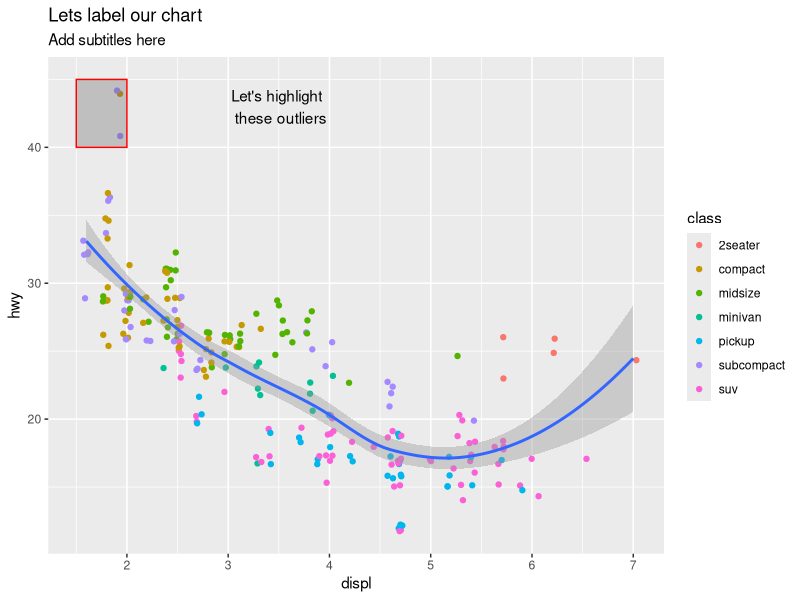

Write the R code that produced this figure.
library(tidyverse)

ggplot(mpg) +
  geom_jitter(aes(x=displ,y=hwy,color=class)) +
  geom_smooth(aes(x=displ,y=hwy)) +
  annotate("rect",xmin=1.5,xmax=2,ymin=40,ymax=45,alpha=0.3,color="red") +
  annotate("text",x=3.5,y=43,label="Let's highlight \n these outliers") +
  ggtitle("Lets label our chart","Add subtitles here")
